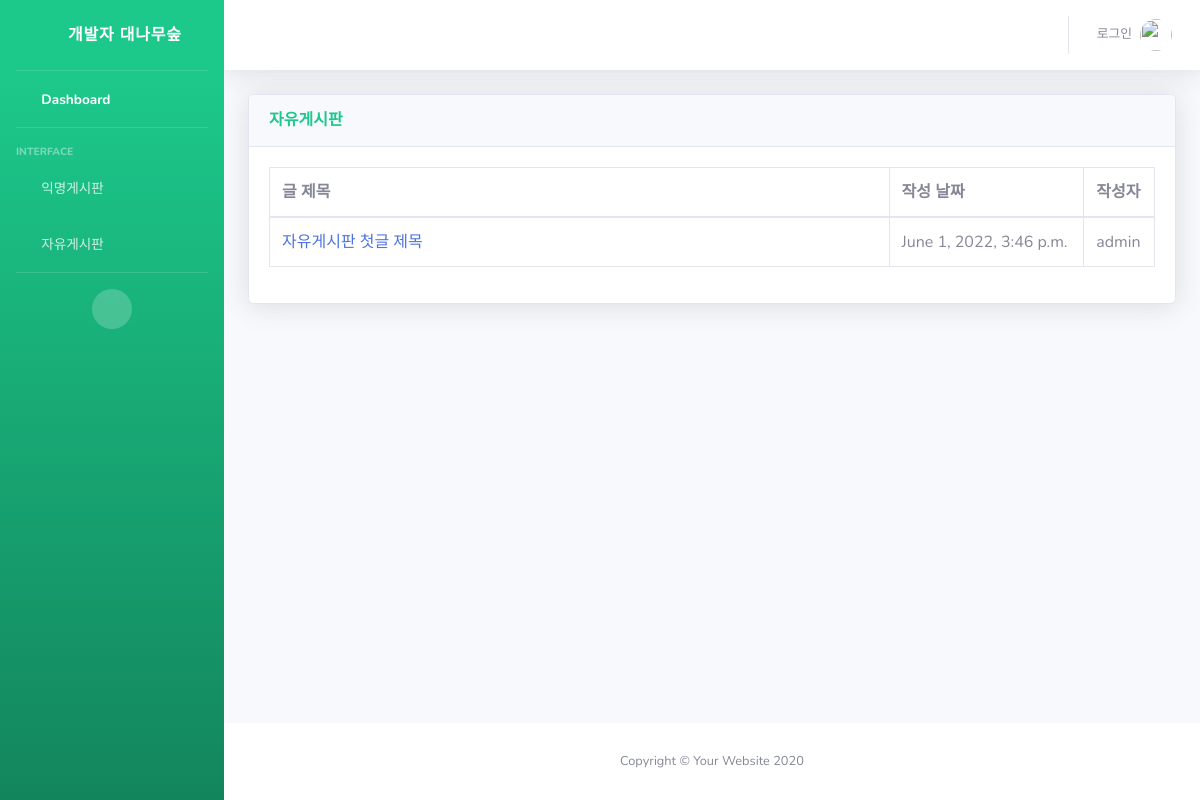
Page /freehome on the committed database.
### snsapp/models.py (models this page shows, shortened)
class FreePost(models.Model):
    title = models.CharField(max_length=200)
    body = models.TextField()
    date = models.DateTimeField(auto_now_add=True)
    author =  models.ForeignKey(User, on_delete=models.CASCADE)

### snsapp/views.py (the view)
# urls.py: path('freehome', views.freehome, name='freehome'),
def freehome(request):
    freeposts = FreePost.objects.filter().order_by('-date')
    return render(request, 'free_index.html', {'freeposts': freeposts})

### snsapp/templates/free_index.html (shortened to what this page needs)
{% extends 'base.html' %}
{% block content %}
<div class="card shadow mb-4">
    <div class="card-header py-3">
        <h6 class="m-0 font-weight-bold text-success">자유게시판</h6>
    </div>
    <div class="card-body">
        <div class="table-responsive">
            <table class="table table-bordered" id="dataTable" width="100%" cellspacing="0">
                <thead>
                    <tr>
                        <th width='70%'>글 제목</th>
                        <th>작성 날짜</th>
                        <th>작성자</th>
                    </tr>
                </thead>
                <tbody>
                    {% for post in freeposts %}
                    <tr>
                        <td><a href="{% url 'freedetail' post.id %}">{{ post.title }}</a></td>
                        <td>{{ post.date }}</td>
                        <td>{{ post.author.username }}</td>
                    </tr>
                    {% endfor %}
                </tbody>
            </table>
        </div>
    </div>
</div>
{% endblock %}

### rows in the picture
FreePost: title "자유게시판 첫글 제목", date "June 1, 2022, 3:46 p.m.", author.username "admin"
